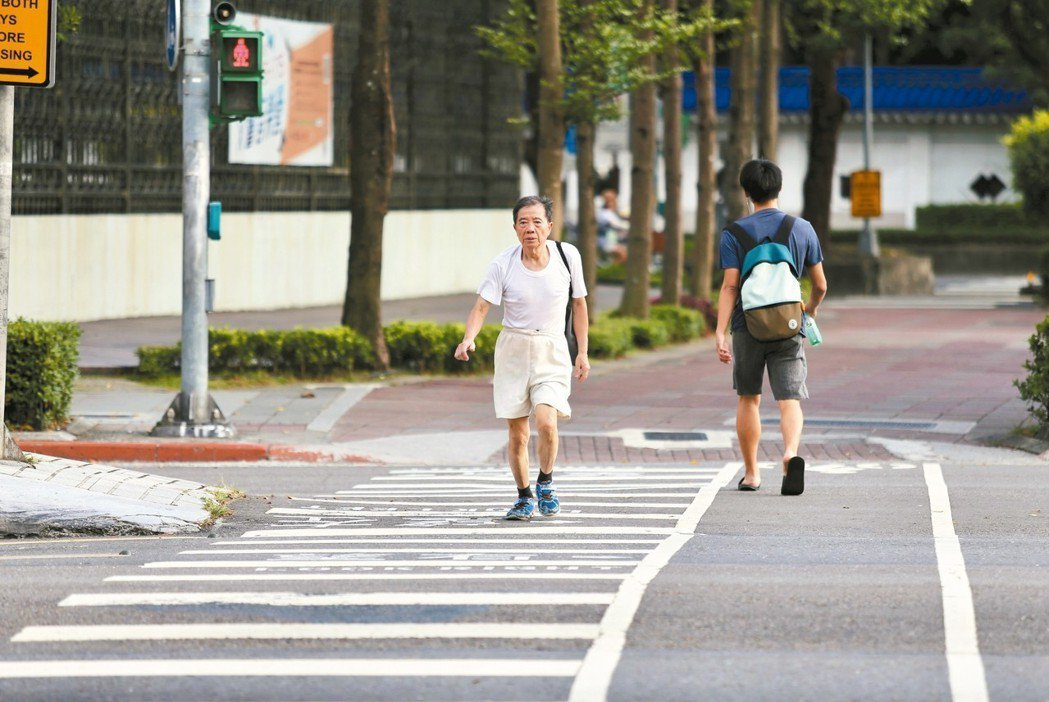
#> input picture img/input.jpg, 1049 x 702 px
$ python sample.py
#> lines starting #> are read from the running program, lines starting #| are printed output that depends on the picture; after the words box and inside, x2 and y2 are one past the last pixel; in counts of white or black regions, pixels touching at a corner belong together
import cv2
import imutils
from imutils.object_detection import non_max_suppression
import numpy as np

# ===============================
# LAB11 行人偵測 sample.py
# 功能：
# 1. 讀取行人圖片
# 2. 將圖片寬度縮放為 400，並保持等比例
# 3. 使用 HOG + SVM 偵測行人
# 4. 使用 Non-Maximum Suppression 移除重複框
# 5. 用綠色框線框出所有偵測到的行人
# 6. 輸出 sample_result.jpg
# ===============================

# 讀取圖片
# 可以改成 img/input.jpg 或 img/pedestrian.jpg
image_path = "img/input.jpg"
image = cv2.imread(image_path)
#> image is the input picture: shape (702, 1049, 3); mean B, G, R 139, 148.8, 152.1

# 檢查圖片是否讀取成功
if image is None:
    print("圖片讀取失敗，請確認圖片路徑是否正確：", image_path)
    exit()

print("成功讀取圖片：", image_path)

# 將圖片寬度縮放為 400，保持等比例
image = imutils.resize(image, width=400)
#> image: shape (267, 400, 3)

# 複製一份圖片，用來畫偵測框
output = image.copy()

# 建立 HOG 行人偵測器
hog = cv2.HOGDescriptor()

# 使用 OpenCV 內建的預設行人偵測 SVM 分類器
hog.setSVMDetector(cv2.HOGDescriptor_getDefaultPeopleDetector())

# 執行行人偵測
rects, weights = hog.detectMultiScale(
    image,
    winStride=(4, 4),
    padding=(8, 8),
    scale=1.05
)
#> rects = [[250, 44, 85, 170], [160, 51, 85, 171]]; weights = [3.05, 3.13]

print("原始偵測框數量：", len(rects))
#| 原始偵測框數量： 2

# 將偵測框格式從 x, y, w, h 轉換成 x1, y1, x2, y2
rects_nms = np.array([[x, y, x + w, y + h] for (x, y, w, h) in rects])
#> rects_nms = [[250, 44, 335, 214], [160, 51, 245, 222]]

# 使用 NMS 去除重複框
pick = non_max_suppression(rects_nms, probs=None, overlapThresh=0.65)
#> pick = [[160, 51, 245, 222], [250, 44, 335, 214]]

print("NMS 後行人數量：", len(pick))
#| NMS 後行人數量： 2

# 將行人用綠色框線標示
for (x1, y1, x2, y2) in pick:
    cv2.rectangle(
        output,
        (x1, y1),
        (x2, y2),
        (0, 255, 0),
        2
    )
#> this loop made 2 passes
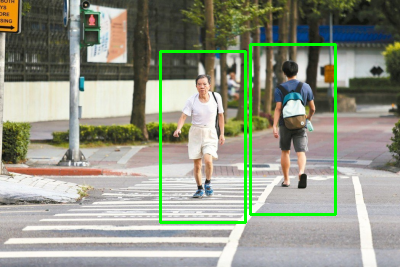
#> output: shape (267, 400, 3); mean B, G, R 135.1, 151.8, 147.7

# 儲存結果圖片
cv2.imwrite("sample_result.jpg", output)

print("行人偵測完成，結果已儲存為 sample_result.jpg")

$ run again, with img/pedestrian.jpg copied over img/input.jpg
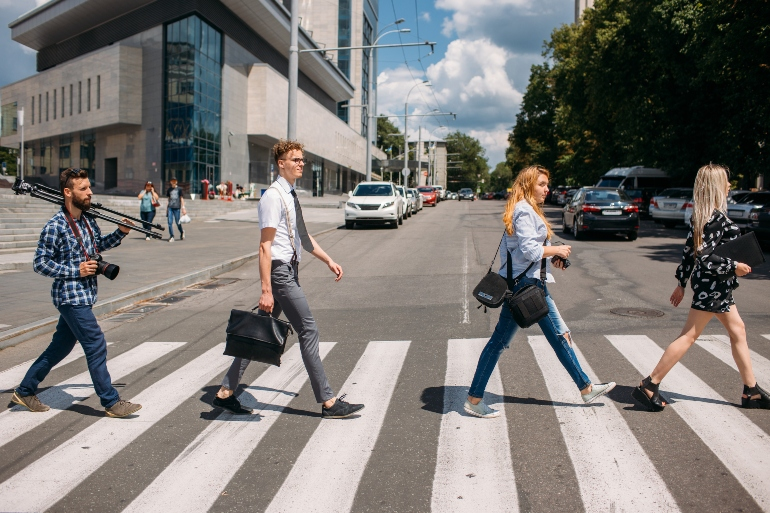
#> input picture img/pedestrian.jpg, 770 x 513 px
#> image is the input picture: shape (513, 770, 3); mean B, G, R 117.2, 120.5, 124.1
#> `image = imutils.resize(image, width=400)`:
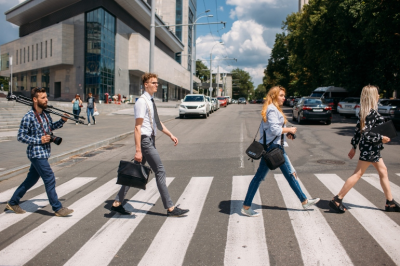
#> image: shape (266, 400, 3); mean B, G, R 117.2, 120.5, 124.1
#> rects = [[59, 12, 66, 132], [112, 58, 82, 164], [0, 66, 82, 165], [232, 67, 83, 166]]; weights = [0.232, 1, 1.5, 0.92]
#| 原始偵測框數量： 4
#> rects_nms = [[59, 12, 125, 144], [112, 58, 194, 222], [0, 66, 82, 231], [232, 67, 315, 233]]
#> pick = [[232, 67, 315, 233], [0, 66, 82, 231], [112, 58, 194, 222], [59, 12, 125, 144]]
#| NMS 後行人數量： 4
#> the loop `for (x1, y1, x2, y2) in pick:` made 4 passes
#> after the loop `for (x1, y1, x2, y2) in pick:`:
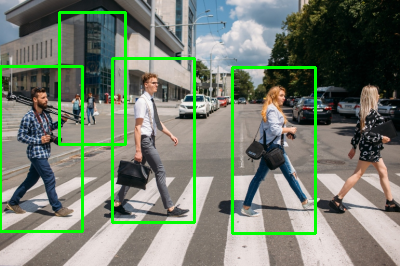
#> output: shape (266, 400, 3); 5.1% of pixels changed, all inside (x1, y1, x2, y2) = (0, 11, 317, 235)
